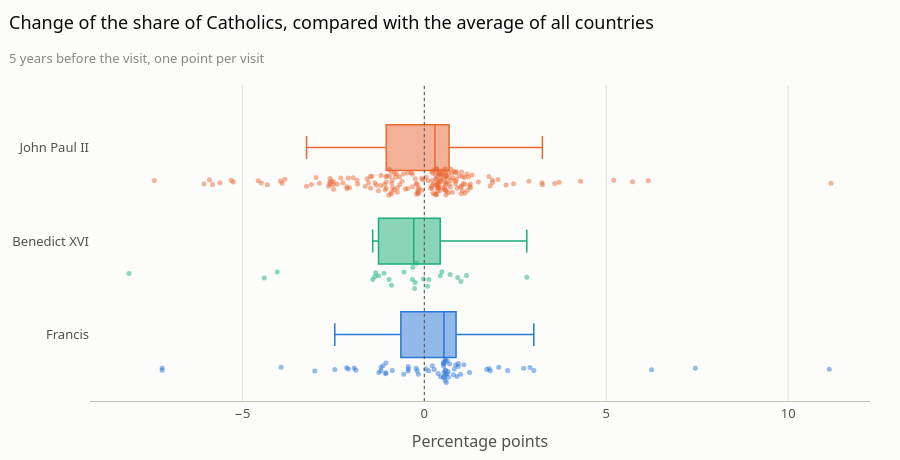

The notebook cell this image was saved under:
### Code cell
fig = px.box(changes, x="change_vs_mean", y="pope", color="pope", points="all", hover_name="country",
             custom_data=["year"], orientation="h",
             category_orders={"pope": POPES}, color_discrete_map=POPE_COLORS)
fig.update_traces(marker=dict(size=5, opacity=0.5), line_width=1.5, jitter=0.6, showlegend=False,
                  hovertemplate="%{hovertext} %{customdata[0]}: %{x:+.1f} points<extra></extra>")
fig.add_vline(x=0, line=dict(color=g.ENCRE_2, width=1, dash="dot"))
fig.update_xaxes(title="Percentage points", showgrid=True)
fig.update_yaxes(title=None)
g.titre(fig, "Change of the share of Catholics, compared with the average of all countries",
        "5 years before the visit, one point per visit", hauteur=460)
fig.show()

### Figure 1 — Plotly figure (JSON) as saved in the notebook; plotly's stock layout.template omitted (floating-point values rounded to 4 significant figures; data arrays with more than 128 entries replaced by an {"elided": "..."} marker saying what was removed)
{"data": [{"alignmentgroup": "True", "boxpoints": "all", "customdata": {"elided": "201x1 int values"}, "hovertemplate": "%{hovertext} %{customdata[0]}: %{x:+.1f} points<extra></extra>", "hovertext": {"elided": "201 str values"}, "jitter": 0.6, "legendgroup": "John Paul II", "line": {"width": 1.5}, "marker": {"color": "#eb6834", "opacity": 0.5, "size": 5}, "name": "John Paul II", "notched": false, "offsetgroup": "John Paul II", "orientation": "h", "showlegend": false, "type": "box", "x": {"elided": "201 float values"}, "x0": " ", "xaxis": "x", "y": {"elided": "201 str values"}, "y0": " ", "yaxis": "y"}, {"alignmentgroup": "True", "boxpoints": "all", "customdata": [[2005], [2006], [2006], [2006], [2006], [2007], [2007], [2008], [2008], [2008], [2009], [2009], [2009], [2009], [2010], [2010], [2010], [2010], [2010], [2011], [2011], [2011], [2011], [2012], [2012], [2012]], "hovertemplate": "%{hovertext} %{customdata[0]}: %{x:+.1f} points<extra></extra>", "hovertext": ["Germany", "Germany", "Spain", "Poland", "Turkey", "Austria", "Brazil", "Australia", "France", "United States", "Cameroon", "Czechia", "Angola", "Israel", "Portugal", "Cyprus", "United Kingdom", "Malta", "Spain", "Croatia", "Benin", "Spain", "Germany", "Cuba", "Mexico", "Lebanon"], "jitter": 0.6, "legendgroup": "Benedict XVI", "line": {"width": 1.5}, "marker": {"color": "#1baf7a", "opacity": 0.5, "size": 5}, "name": "Benedict XVI", "notched": false, "offsetgroup": "Benedict XVI", "orientation": "h", "showlegend": false, "type": "box", "x": [-0.3263, -0.3132, -1.362, -0.9688, 0.4829, -4.399, -4.042, -0.2498, -0.5595, 0.7099, 0.09069, -8.116, -0.9018, 0.4366, -1.337, 0.919, 0.1251, -0.02678, -1.418, -0.2673, 1.161, -1.258, -0.2093, 2.817, 1.006, -1.109], "x0": " ", "xaxis": "x", "y": ["Benedict XVI", "Benedict XVI", "Benedict XVI", "Benedict XVI", "Benedict XVI", "Benedict XVI", "Benedict XVI", "Benedict XVI", "Benedict XVI", "Benedict XVI", "Benedict XVI", "Benedict XVI", "Benedict XVI", "Benedict XVI", "Benedict XVI", "Benedict XVI", "Benedict XVI", "Benedict XVI", "Benedict XVI", "Benedict XVI", "Benedict XVI", "Benedict XVI", "Benedict XVI", "Benedict XVI", "Benedict XVI", "Benedict XVI"], "y0": " ", "yaxis": "y"}, {"alignmentgroup": "True", "boxpoints": "all", "customdata": [[2013], [2014], [2014], [2014], [2014], [2014], [2015], [2015], [2015], [2015], [2015], [2015], [2015], [2015], [2015], [2015], [2015], [2016], [2016], [2016], [2016], [2016], [2016], [2016], [2017], [2017], [2017], [2017], [2017], [2018], [2018], [2018], [2018], [2018], [2018], [2018], [2019], [2019], [2019], [2019], [2019], [2019], [2019], [2019], [2019], [2019], [2019], [2021], [2021], [2021], [2021], [2021], [2022], [2022], [2022], [2022], [2023], [2023], [2023], [2023], [2023], [2023], [2024], [2024], [2024], [2024], [2024], [2024], [2024]], "hovertemplate": "%{hovertext} %{customdata[0]}: %{x:+.1f} points<extra></extra>", "hovertext": ["Brazil", "South Korea", "France", "Israel", "Albania", "Turkey", "Central African Republic", "Bosnia and Herzegovina", "Paraguay", "Kenya", "Ecuador", "Philippines", "United States", "Sri Lanka", "Cuba", "Bolivia", "Uganda", "Mexico", "Azerbaijan", "Georgia", "Greece", "Poland", "Sweden", "Armenia", "Colombia", "Bangladesh", "Egypt", "Portugal", "Myanmar", "Lithuania", "Estonia", "Switzerland", "Peru", "Chile", "Latvia", "Ireland", "Mauritius", "Mozambique", "North Macedonia", "Morocco", "Romania", "Thailand", "Madagascar", "Bulgaria", "Japan", "United Arab Emirates", "Panama", "Iraq", "Slovakia", "Greece", "Cyprus", "Hungary", "Malta", "Canada", "Bahrain", "Kazakhstan", "Hungary", "South Sudan", "France", "Democratic Republic of the Congo", "Portugal", "Mongolia", "Luxembourg", "France", "Timor Leste", "Indonesia", "Belgium", "Papua New Guinea", "Singapore"], "jitter": 0.6, "legendgroup": "Francis", "line": {"width": 1.5}, "marker": {"color": "#2a78d6", "opacity": 0.5, "size": 5}, "name": "Francis", "notched": false, "offsetgroup": "Francis", "orientation": "h", "showlegend": false, "type": "box", "x": [-3.935, 2.732, -0.4448, 0.5393, 2.046, 0.5734, 11.13, 0.4474, -0.2199, 1.814, -0.5661, -0.1625, 0.8231, 0.5655, 0.8965, -1.063, 0.04169, 0.9965, 0.5741, 0.6564, 0.9335, -0.8798, 0.6375, 0.6964, 0.2211, 0.5805, 0.5243, -1.191, 0.5866, -0.1994, 0.5261, -1.137, -2.133, -1.249, 2.292, -2.085, 1.78, 3.009, 0.7979, 0.5625, 0.2705, 0.6639, 0.865, 0.6283, 0.5706, 1.243, -1.055, 0.3808, -3.01, 0.9335, 1.084, -7.206, 0.1189, -2.461, 6.248, 0.604, -7.206, 2.904, -0.4412, 0.5329, -1.191, 0.5758, -1.881, -0.4412, 7.45, 0.5206, -1.927, -1.058, 1.715], "x0": " ", "xaxis": "x", "y": ["Francis", "Francis", "Francis", "Francis", "Francis", "Francis", "Francis", "Francis", "Francis", "Francis", "Francis", "Francis", "Francis", "Francis", "Francis", "Francis", "Francis", "Francis", "Francis", "Francis", "Francis", "Francis", "Francis", "Francis", "Francis", "Francis", "Francis", "Francis", "Francis", "Francis", "Francis", "Francis", "Francis", "Francis", "Francis", "Francis", "Francis", "Francis", "Francis", "Francis", "Francis", "Francis", "Francis", "Francis", "Francis", "Francis", "Francis", "Francis", "Francis", "Francis", "Francis", "Francis", "Francis", "Francis", "Francis", "Francis", "Francis", "Francis", "Francis", "Francis", "Francis", "Francis", "Francis", "Francis", "Francis", "Francis", "Francis", "Francis", "Francis"], "y0": " ", "yaxis": "y"}], "layout": {"boxmode": "overlay", "height": 460, "legend": {"title": {"text": ""}, "tracegroupgap": 0}, "margin": {"t": 85}, "shapes": [{"line": {"color": "#52514e", "dash": "dot", "width": 1}, "type": "line", "x0": 0, "x1": 0, "xref": "x", "y0": 0, "y1": 1, "yref": "y domain"}], "title": {"subtitle": {"font": {"color": "#898781", "size": 13}, "text": "5 years before the visit, one point per visit"}, "text": "Change of the share of Catholics, compared with the average of all countries"}, "xaxis": {"anchor": "y", "domain": [0.0, 1.0], "showgrid": true, "title": {"text": "Percentage points"}}, "yaxis": {"anchor": "x", "categoryarray": ["Francis", "Benedict XVI", "John Paul II"], "categoryorder": "array", "domain": [0.0, 1.0], "title": {}}}}
